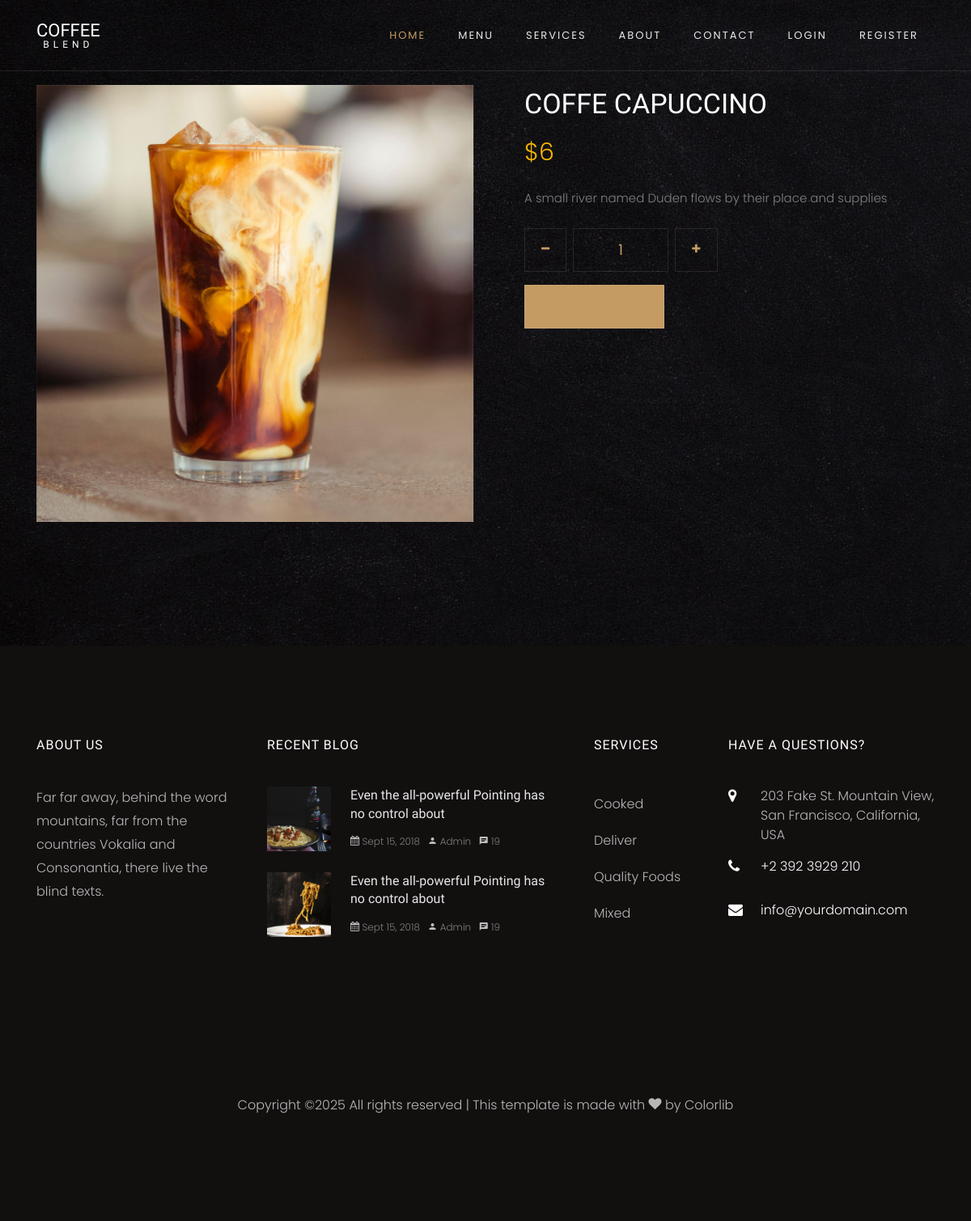
Screenshot of /products/product-single.php?id=1 with the database file from the repository.
### tables this page shows
CREATE TABLE `products` (
  `id` int(10) NOT NULL,
  `name` varchar(200) NOT NULL,
  `image` varchar(200) NOT NULL,
  `description` text NOT NULL,
  `price` varchar(10) NOT NULL,
  `type` varchar(200) NOT NULL,
  `created_at` timestamp NOT NULL DEFAULT current_timestamp()
);

### products/product-single.php (the view, shortened to what this page needs)
<?php
require "../includes/header.php";
require "../config/config.php";
if (isset($_GET['id'])) {
    $id = $_GET['id'];
    $product = $conn->prepare("SELECT * FROM products WHERE id = :id");
    $product->execute([':id' => $id]);
    $singelProduct = $product->fetch(PDO::FETCH_OBJ);
} else {
    header("location: " . APPURL . "/404.php");
}
?>
<section class="ftco-section">
    <div class="container">
        <div class="row">
            <div class="col-lg-6 mb-5 ftco-animate">
                <a href="h-50 images/menu-2.jpg" class="image-popup">
                    <img src="<?php echo IMAGEPRODUCTS; ?>/<?php echo $singelProduct->image; ?>" class="img-fluid" alt="Product Image">
                </a>
            </div>
            <div class="col-lg-6 product-details pl-md-5 ftco-animate">
                <h3><?php echo $singelProduct->name; ?></h3>
                <p class="price"><span>$<?php echo $singelProduct->price; ?></span></p>
                <p><?php echo $singelProduct->description; ?></p>
                <form method="POST" action="product-single.php?id=<?php echo $id; ?>">
                    <div class="row mt-4">
                        <div class="input-group col-md-6 d-flex mb-3">
                            <span class="input-group-btn mr-2">
                                <button type="button" class="quantity-left-minus btn" data-type="minus" data-field="">
                                    <i class="icon-minus"></i>
                                </button>
                            </span>
                            <input type="text" id="quantity" name="quantity" class="form-control input-number" value="1" min="1" max="100">
                            <span class="input-group-btn ml-2">
                                <button type="button" class="quantity-right-plus btn" data-type="plus" data-field="">
                                    <i class="icon-plus"></i>
                                </button>
                            </span>
                        </div>
                    </div>
                    <button name="submit" type="submit" class="btn btn-primary py-3 px-5">Add to Cart</button>
                </form>
            </div>
        </div>
    </div>
</section>
<?php require "../includes/footer.php"; ?>

### css/icomoon.css (style rules this page uses)
[class^="icon-"], [class*=" icon-"] { font-family: 'icomoon' !important; speak: none; font-style: normal; font-weight: normal; font-variant: normal; text-transform: none; line-height: 1; -webkit-font-smoothing: antialiased; -moz-osx-font-smoothing: grayscale; }
.icon-plus:before { content: "\f067"; }
.icon-minus:before { content: "\f068"; }

### rows the page displays
products: image (picture), name "COFFE CAPUCCINO", price "6", description "A small river named Duden flows by their place and supplies"
